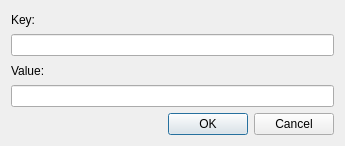
<?xml version="1.0" encoding="UTF-8"?>
<ui version="4.0">
 <class>SNSTopicDefaultAttributeDialog</class>
 <widget class="QDialog" name="SNSTopicDefaultAttributeDialog">
  <property name="geometry">
   <rect>
    <x>0</x>
    <y>0</y>
    <width>345</width>
    <height>146</height>
   </rect>
  </property>
  <property name="windowTitle">
   <string>SNS Topic Default Attribute</string>
  </property>
  <layout class="QVBoxLayout" name="verticalLayout">
   <item>
    <layout class="QGridLayout" name="gridLayout">
     <item row="1" column="0">
      <widget class="QLineEdit" name="keyEdit"/>
     </item>
     <item row="2" column="0">
      <widget class="QLabel" name="valueLabel">
       <property name="text">
        <string>Value:</string>
       </property>
      </widget>
     </item>
     <item row="0" column="0">
      <widget class="QLabel" name="keyLabel">
       <property name="text">
        <string>Key:</string>
       </property>
      </widget>
     </item>
     <item row="3" column="0">
      <widget class="QLineEdit" name="valueEdit"/>
     </item>
    </layout>
   </item>
   <item>
    <widget class="QDialogButtonBox" name="buttonBox">
     <property name="standardButtons">
      <set>QDialogButtonBox::StandardButton::Cancel|QDialogButtonBox::StandardButton::Ok</set>
     </property>
    </widget>
   </item>
  </layout>
 </widget>
 <resources/>
 <connections/>
</ui>
